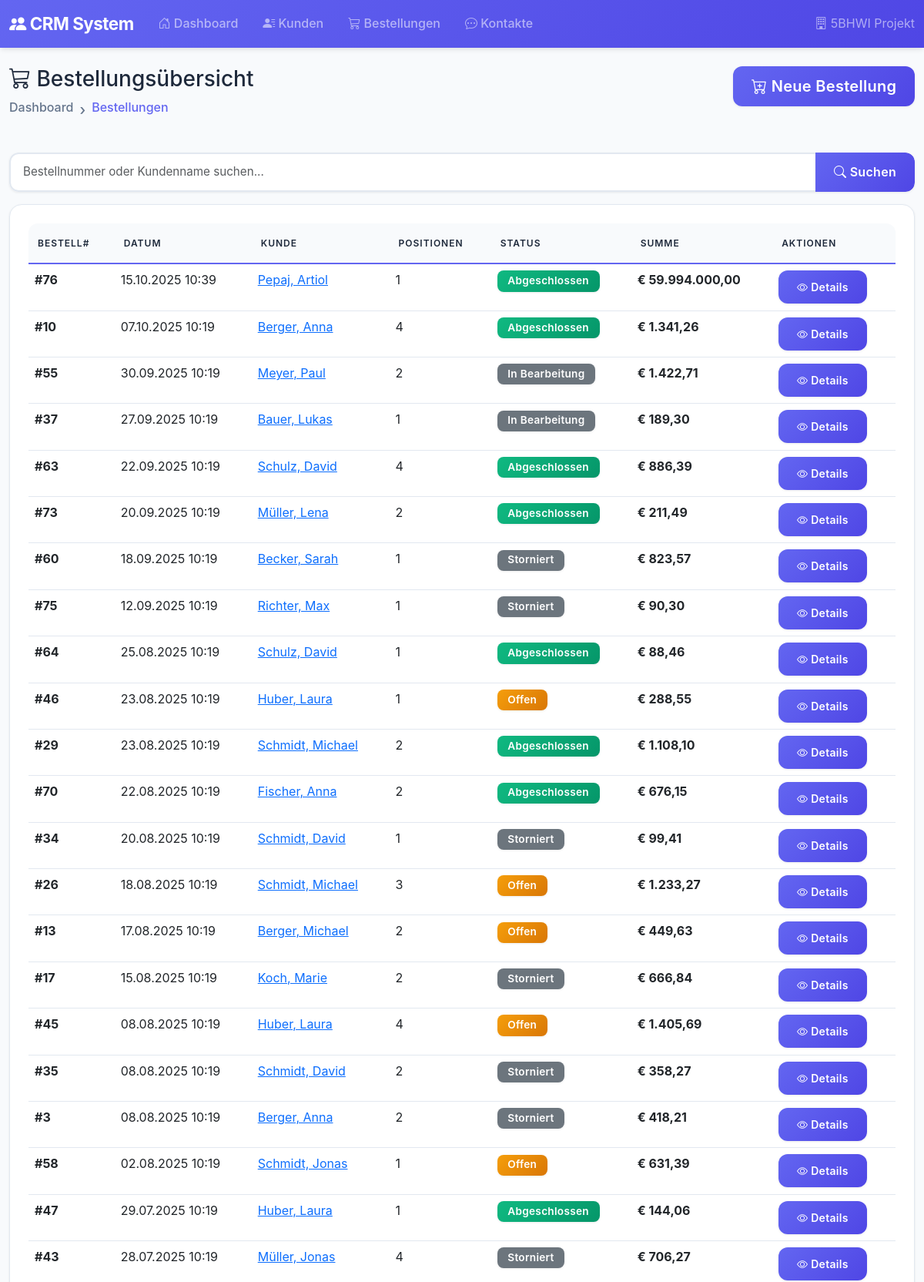
Screenshot of /orders/ (upper part) with the database file from the repository.
### models.py (models this page shows, shortened)
class Order(db.Model):
    __tablename__ = 'orders'
    id = db.Column(db.Integer, primary_key=True, autoincrement=True)
    customer_id = db.Column(db.Integer, db.ForeignKey('customers.id', ondelete='CASCADE'), nullable=False)
    order_date = db.Column(db.DateTime, nullable=False, default=datetime.utcnow)
    status = db.Column(db.String(20), default='Offen')
    total_amount = db.Column(db.Numeric(10, 2), nullable=False)
    customer = db.relationship('Customer', back_populates='orders')
    items = db.relationship('OrderItem', back_populates='order', cascade='all, delete-orphan')
    __table_args__ = (
        db.Index('idx_order_date', 'order_date'),
        db.Index('idx_customer_order_date', 'customer_id', 'order_date'),
    )
    @property
    def item_count(self):
        return len(self.items)

class Customer(db.Model):
    __tablename__ = 'customers'
    id = db.Column(db.Integer, primary_key=True, autoincrement=True)
    first_name = db.Column(db.String(100), nullable=False)
    last_name = db.Column(db.String(100), nullable=False)
    email = db.Column(db.String(255), unique=True)
    phone = db.Column(db.String(50))
    created_at = db.Column(db.DateTime, default=datetime.utcnow)
    orders = db.relationship('Order', back_populates='customer', cascade='all, delete-orphan')
    contacts = db.relationship('Contact', back_populates='customer', cascade='all, delete-orphan')
    @property
    def full_name(self):
        return f"{self.last_name}, {self.first_name}"

### crm_app/views/orders.py (the view, shortened to what this page needs)
@orders_bp.route('/')
def list_orders():
    page = request.args.get('page', 1, type=int)
    search_query = request.args.get('q', '', type=str)
    query = Order.query.join(Customer)
    query = query.order_by(Order.order_date.desc())
    pagination = query.paginate(page=page, per_page=ITEMS_PER_PAGE, error_out=False)
    orders = pagination.items
    return render_template('orders/list.html',
                         orders=orders,
                         pagination=pagination,
                         search_query=search_query)

### crm_app/templates/orders/list.html (shortened to what this page needs)
{% extends "base.html" %}
{% block content %}
<div class="row mb-4">
    <div class="col-md-8">
        <h1>
            <i class="bi bi-cart3"></i> Bestellungsübersicht
        </h1>
        <nav aria-label="breadcrumb">
            <ol class="breadcrumb">
                <li class="breadcrumb-item"><a href="{{ url_for('index') }}">Dashboard</a></li>
                <li class="breadcrumb-item active">Bestellungen</li>
            </ol>
        </nav>
    </div>
    <div class="col-md-4 text-end">
        <a href="{{ url_for('orders.new_order') }}" class="btn btn-primary btn-lg">
            <i class="bi bi-cart-plus"></i> Neue Bestellung
        </a>
    </div>
</div>
<div class="row mb-3">
    <div class="col">
        <form action="{{ url_for('orders.list_orders') }}" method="get">
            <div class="input-group">
                <input type="text" class="form-control" name="q" value="{{ search_query }}"
                       placeholder="Bestellnummer oder Kundenname suchen...">
                <button class="btn btn-primary" type="submit">
                    <i class="bi bi-search"></i> Suchen
                </button>
            </div>
        </form>
    </div>
</div>
<div class="card">
    <div class="card-body">
        <div class="table-responsive">
            <table class="table table-hover">
                <thead>
                    <tr>
                        <th>Bestell#</th>
                        <th>Datum</th>
                        <th>Kunde</th>
                        <th>Positionen</th>
                        <th>Status</th>
                        <th>Summe</th>
                        <th>Aktionen</th>
                    </tr>
                </thead>
                <tbody>
                    {% for order in orders %}
                    <tr>
                        <td><strong>#{{ order.id }}</strong></td>
                        <td>{{ order.order_date|datetime_format }}</td>
                        <td>
                            <a href="{{ url_for('customers.customer_detail', customer_id=order.customer.id) }}">
                                {{ order.customer.full_name }}
                            </a>
                        </td>
                        <td>{{ order.item_count }}</td>
                        <td>
                            <span class="badge {% if order.status == 'Offen' %}bg-warning{% elif order.status == 'Abgeschlossen' %}bg-success{% else %}bg-secondary{% endif %}">
                                {{ order.status }}
                            </span>
                        </td>
                        <td><strong>{{ order.total_amount|currency }}</strong></td>
                        <td>
                            <a href="{{ url_for('orders.order_detail', order_id=order.id) }}"
                               class="btn btn-sm btn-primary">
                                <i class="bi bi-eye"></i> Details
                            </a>
                        </td>
                    </tr>
                    {% endfor %}
                </tbody>
            </table>
        </div>
    </div>
</div>
{% endblock %}

### crm_app/static/css/style.css (style rules this page uses)
:root { --primary-color: #6366f1; --primary-dark: #4f46e5; --primary-light: #818cf8; --success-color: #10b981; --success-dark: #059669; --info-color: #06b6d4; --info-dark: #0891b2; --warning-color: #f59e0b; --warning-dark: #d97706; --danger-color: #ef4444; --bg-primary: #f8fafc; --bg-secondary: #ffffff; --text-primary: #1e293b; --text-secondary: #64748b; --border-color: #e2e8f0; --shadow-sm: 0 1px 3px 0 rgba(0, 0, 0, 0.08); --shadow-md: 0 4px 6px -1px rgba(0, 0, 0, 0.08), 0 2px 4px -1px rgba(0, 0, 0, 0.04); --shadow-lg: 0 10px 15px -3px rgba(0, 0, 0, 0.08), 0 4px 6px -2px rgba(0, 0, 0, 0.03); --shadow-xl: 0 20px 25px -5px rgba(0, 0, 0, 0.08), 0 10px 10px -5px rgba(0, 0, 0, 0.03); --radius-sm: 8px; --radius-md: 12px; --radius-lg: 16px; }
body { font-family: -apple-system, BlinkMacSystemFont, 'Inter', 'Segoe UI', 'Roboto', sans-serif; background-color: #f8fafc; color: var(--text-primary); line-height: 1.6; }
* { -webkit-font-smoothing: antialiased; -moz-osx-font-smoothing: grayscale; }
.card, .btn, .nav-link, .table-hover tbody tr, .clickable-row { transform: translateZ(0); backface-visibility: hidden; }
.card { background: var(--bg-secondary); border: 1px solid var(--border-color); border-radius: 16px; box-shadow: var(--shadow-sm); transition: transform 0.2s ease, box-shadow 0.2s ease; overflow: hidden; will-change: transform; }
.card-body { padding: 1.5rem; }
.table { background-color: var(--bg-secondary); border-radius: 12px; overflow: hidden; }
.table thead th { background-color: #f8fafc; border-bottom: 2px solid var(--primary-color); font-weight: 600; text-transform: uppercase; font-size: 0.75rem; letter-spacing: 1px; color: var(--text-primary); padding: 1rem 0.75rem; }
.table tbody tr { transition: background-color 0.15s ease; border-bottom: 1px solid var(--border-color); }
.badge { padding: 0.5em 1em; font-weight: 600; border-radius: 8px; letter-spacing: 0.3px; font-size: 0.85em; box-shadow: var(--shadow-sm); }
.badge.bg-success { background: linear-gradient(135deg, var(--success-color) 0%, var(--success-dark) 100%) !important; }
.badge.bg-warning { background: linear-gradient(135deg, var(--warning-color) 0%, var(--warning-dark) 100%) !important; }
.input-group { box-shadow: var(--shadow-sm); border-radius: 12px; overflow: hidden; }
.input-group .form-control { border-right: none; border-radius: 12px 0 0 12px !important; }
.input-group .btn { border-left: none; border-radius: 0 12px 12px 0 !important; padding: 0.75rem 1.5rem; }
.btn { border-radius: 12px; padding: 0.7rem 1.5rem; font-weight: 600; transition: transform 0.15s ease, box-shadow 0.15s ease, opacity 0.15s ease; border: none; letter-spacing: 0.3px; will-change: transform; }
.btn-primary { background: linear-gradient(135deg, var(--primary-color) 0%, var(--primary-dark) 100%); box-shadow: var(--shadow-sm); }
h1 { font-size: 1.75rem; }
.breadcrumb { background-color: transparent; padding: 0; margin-bottom: 1rem; }
.breadcrumb-item { color: var(--text-secondary); font-weight: 500; }
.breadcrumb-item.active { color: var(--primary-color); }
.breadcrumb-item + .breadcrumb-item::before { content: "›"; font-size: 1.2rem; color: var(--text-secondary); }
.breadcrumb-item a { color: var(--text-secondary); text-decoration: none; transition: color 0.3s; }
.bi { transition: transform 0.15s ease; }
html { scroll-behavior: smooth; }
.form-control, .form-select { border-radius: 10px; border: 2px solid var(--border-color); padding: 0.7rem 1rem; transition: all 0.3s; background-color: var(--bg-secondary); font-size: 0.95rem; }
.form-control, .form-select { border-radius: 12px; border: 2px solid var(--border-color); padding: 0.75rem 1rem; transition: border-color 0.2s ease, box-shadow 0.2s ease; background-color: var(--bg-secondary); font-size: 0.95rem; }

### rows the page displays
Order: id "76", order_date "15.10.2025 10:39", customer.full_name "Pepaj, Artiol", item_count "1", status "Abgeschlossen", total_amount "€ 59.994.000,00"
Order: id "10", order_date "07.10.2025 10:19", customer.full_name "Berger, Anna", item_count "4", status "Abgeschlossen", total_amount "€ 1.341,26"
Order: id "55", order_date "30.09.2025 10:19", customer.full_name "Meyer, Paul", item_count "2", status "In Bearbeitung", total_amount "€ 1.422,71"
Order: id "37", order_date "27.09.2025 10:19", customer.full_name "Bauer, Lukas", item_count "1", status "In Bearbeitung", total_amount "€ 189,30"
Order: id "63", order_date "22.09.2025 10:19", customer.full_name "Schulz, David", item_count "4", status "Abgeschlossen", total_amount "€ 886,39"
Order: id "73", order_date "20.09.2025 10:19", customer.full_name "Müller, Lena", item_count "2", status "Abgeschlossen", total_amount "€ 211,49"
Order: id "60", order_date "18.09.2025 10:19", customer.full_name "Becker, Sarah", item_count "1", status "Storniert", total_amount "€ 823,57"
Order: id "75", order_date "12.09.2025 10:19", customer.full_name "Richter, Max", item_count "1", status "Storniert", total_amount "€ 90,30"
Order: id "64", order_date "25.08.2025 10:19", customer.full_name "Schulz, David", item_count "1", status "Abgeschlossen", total_amount "€ 88,46"
Order: id "46", order_date "23.08.2025 10:19", customer.full_name "Huber, Laura", item_count "1", status "Offen", total_amount "€ 288,55"
Order: id "29", order_date "23.08.2025 10:19", customer.full_name "Schmidt, Michael", item_count "2", status "Abgeschlossen", total_amount "€ 1.108,10"
Order: id "70", order_date "22.08.2025 10:19", customer.full_name "Fischer, Anna", item_count "2", status "Abgeschlossen", total_amount "€ 676,15"
Order: id "34", order_date "20.08.2025 10:19", customer.full_name "Schmidt, David", item_count "1", status "Storniert", total_amount "€ 99,41"
Order: id "26", order_date "18.08.2025 10:19", customer.full_name "Schmidt, Michael", item_count "3", status "Offen", total_amount "€ 1.233,27"
Order: id "13", order_date "17.08.2025 10:19", customer.full_name "Berger, Michael", item_count "2", status "Offen", total_amount "€ 449,63"
Order: id "17", order_date "15.08.2025 10:19", customer.full_name "Koch, Marie", item_count "2", status "Storniert", total_amount "€ 666,84"
Order: id "45", order_date "08.08.2025 10:19", customer.full_name "Huber, Laura", item_count "4", status "Offen", total_amount "€ 1.405,69"
Order: id "35", order_date "08.08.2025 10:19", customer.full_name "Schmidt, David", item_count "2", status "Storniert", total_amount "€ 358,27"
Order: id "3", order_date "08.08.2025 10:19", customer.full_name "Berger, Anna", item_count "2", status "Storniert", total_amount "€ 418,21"
Order: id "58", order_date "02.08.2025 10:19", customer.full_name "Schmidt, Jonas", item_count "1", status "Offen", total_amount "€ 631,39"
Order: id "47", order_date "29.07.2025 10:19", customer.full_name "Huber, Laura", item_count "1", status "Abgeschlossen", total_amount "€ 144,06"
Order: id "43", order_date "28.07.2025 10:19", customer.full_name "Müller, Jonas", item_count "4", status "Storniert", total_amount "€ 706,27"
